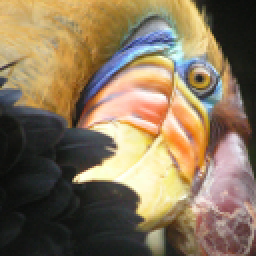
#> input picture Python_Coursera/NinthWeek/bird_small.png, 128 x 128 px (shown 2 times larger)
$ python kmeans_cluster.py
#> lines starting #> are read from the running program, lines starting #| are printed output that depends on the picture
### Python_Coursera/NinthWeek/utils.py
import numpy as np
import matplotlib.pyplot as plt

def load_data():
    X = np.load("data/ex7_X.npy")
#> (reads Python_Coursera/NinthWeek/data/ex7_X.npy from the repository)
    return X

def draw_line(p1, p2, style="-k", linewidth=1):
    plt.plot([p1[0], p2[0]], [p1[1], p2[1]], style, linewidth=linewidth)

def plot_data_points(X, idx):
    # plots data points in X, coloring them so that those with the same
    # index assignments in idx have the same color
    plt.scatter(X[:, 0], X[:, 1], c=idx)

def plot_progress_kMeans(X, centroids, previous_centroids, idx, K, i):
    # Plot the examples
    plot_data_points(X, idx)

    # Plot the centroids as black 'x's
    plt.scatter(centroids[:, 0], centroids[:, 1], marker='x', c='k', linewidths=3)

    # Plot history of the centroids with lines
    for j in range(centroids.shape[0]):
        draw_line(centroids[j, :], previous_centroids[j, :])

    plt.title("Iteration number %d" %i)

### Python_Coursera/NinthWeek/kmeans_cluster.py
import numpy as np
import matplotlib.pyplot as plt
from utils import *

def find_closest_centroids(X, centroids):
    """
    Computes the centroid memberships for every example

    Args:
        X (ndarray): (m, n) Input values
        centroids (ndarray): k centroids

    Returns:
        idx (array_like): (m,) closest centroids

    """

    # Set K
    K = centroids.shape[0]

    idx = np.zeros(X.shape[0], dtype=int)

    for i in range(X.shape[0]):
        # Array to hold distance between X[i] and each centroids[j]
        distance = []
        for j in range(centroids.shape[0]):
            norm_ij = np.linalg.norm(X[i] - centroids[j])
            distance.append(norm_ij)

        idx[i] = np.argmin(distance)

    return idx

# Load an example dataset that we will be using
X = load_data()

print("First five elements of X are:\n", X[:5])
print('The shape of X is:', X.shape)

# Select an initial set of centroids (3 Centroids)
initial_centroids = np.array([[3,3], [6,2], [8,5]])

# Find closest centroids using initial_centroids
idx = find_closest_centroids(X, initial_centroids)

# Print closest centroids for the first three elements
print("First three elements in idx are:", idx[:3])

def compute_centroids(X, idx, K):
    """
    Returns the new centroids by computing the means of the
    data points assigned to each centroid.

    Args:
        X (ndarray):   (m, n) Data points
        idx (ndarray): (m,) Array containing index of closest centroid for each
                       example in X. Concretely, idx[i] contains the index of
                       the centroid closest to example i
        K (int):       number of centroids

    Returns:
        centroids (ndarray): (K, n) New centroids computed
    """
#> called with X = array of shape (300, 2), idx = array of shape (300,), K = 3

    # Useful variables
    m, n = X.shape

    centroids = np.zeros((K, n))

    for i in range(K):
        points = X[idx == i]
        centroids[i] = np.mean(points, axis = 0)

    return centroids

K = 3
centroids = compute_centroids(X, idx, K)

print("The centroids are:", centroids)

def run_kMeans(X, initial_centroids, max_iters=10, plot_progress=False):
    """
    Runs the K-Means algorithm on data matrix X, where each row of X
    is a single example
    """
#> called with X = array of shape (300, 2), initial_centroids = array of shape (3, 2), max_iters = 10, plot_progress = True

    # Initialize values
    m, n = X.shape
    K = initial_centroids.shape[0]
    centroids = initial_centroids
    previous_centroids = centroids
    idx = np.zeros(m)

    # Run K-Means
    for i in range(max_iters):

        #Output progress
        print("K-Means iteration %d/%d" % (i, max_iters-1))

        # For each example in X, assign it to the closest centroid
        idx = find_closest_centroids(X, centroids)

        # Optionally plot progress
        if plot_progress:
            plot_progress_kMeans(X, centroids, previous_centroids, idx, K, i)
            previous_centroids = centroids

        # Given the memberships, compute new centroids
        centroids = compute_centroids(X, idx, K)
    plt.show()
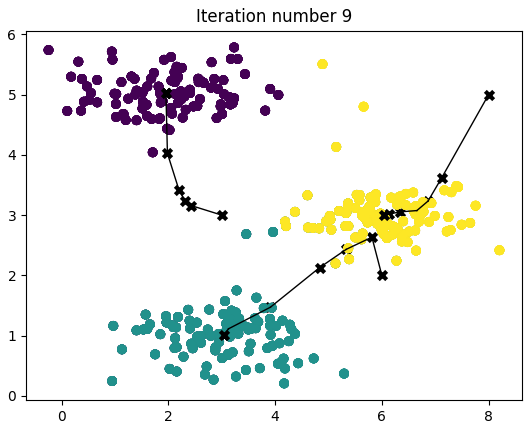
#> figure drawn by matplotlib, 1 panel
    return centroids, idx

# Load an example dataset
X = load_data()

# Set initial centroids
initial_centroids = np.array([[3,3],[6,2],[8,5]])
K = 3

# Number of iterations
max_iters = 10

centroids, idx = run_kMeans(X, initial_centroids, max_iters, plot_progress=True)

def kMeans_init_centroids(X, K):
    """
    This function initializes K centroids that are to be
    used in K-Means on the dataset X

    Args:
        X (ndarray): Data points
        K (int):     number of centroids/clusters

    Returns:
        centroids (ndarray): Initialized centroids
    """

    # Randomly reorder the indices of examples
    randidx = np.random.permutation(X.shape[0])

    # Take the first K examples as centroids
    centroids = X[randidx[:K]]

    return centroids

# Load an image of a bird
original_img = plt.imread('bird_small.png')
#> original_img is the input picture: shape (128, 128, 3) float32; mean R, G, B 0.531, 0.46, 0.358

# Visualizing the image
plt.imshow(original_img)

print("Shape of original_img is:", original_img.shape)
#| Shape of original_img is: (128, 128, 3)

# Divide by 255 so that all values are in the range 0 - 1
original_img = original_img / 255

# Reshape the image into an m x 3 matrix where m = number of pixels
# (in this case m = 128 x 128 = 16384)
# Each row will contain the Red, Green and Blue pixel values
# This gives us our dataset matrix X_img that we will use K-Means on.

X_img = np.reshape(original_img, (original_img.shape[0] * original_img.shape[1], 3))

# Run your K-Means algorithm on this data
K = 16
max_iters = 10

# Using the function you have implemented above.
initial_centroids = kMeans_init_centroids(X_img, K)
#> in kMeans_init_centroids, `centroids = X[randidx[:K]]`: centroids = 16 rows, first 8: [0.00343, 0.00283, 0.00158], [0.000446, 0.000523, 0.000431], [0.00189, 0.00115, 0.000784], [0.00274, 0.00235, 0.00112], [0.00321, 0.00266, 0.00172], [0.0002, 0.000231, 0.000215], [0.00288, 0.00254, 0.0012], [0.00249, 0.00178, 0.0016]
#> initial_centroids has the same summary as centroids in kMeans_init_centroids

# Run K-Means - this takes a couple of minutes
centroids, idx = run_kMeans(X_img, initial_centroids, max_iters)
#> in run_kMeans (call 2), `previous_centroids = centroids`: previous_centroids has the same summary as centroids in kMeans_init_centroids
#> centroids = 16 rows, first 8: [0.00342, 0.0028, 0.00176], [0.000738, 0.00072, 0.00069], [0.00187, 0.00137, 0.000767], [0.00257, 0.00188, 0.00089], [0.00291, 0.00243, 0.00155], [0.000288, 0.000313, 0.000272], [0.0034, 0.00226, 0.00101], [0.00222, 0.00192, 0.00178]; idx = 16384 values, max 15 at index 741, min 0 at index 0, mean 6.89

print("Shape of idx:", idx.shape)
#| Shape of idx: (16384,)
print("Closest centroid for the first five elements:", idx[:5])
#| Closest centroid for the first five elements: [0 0 0 0 0]

# Represent image in terms of indices
X_recovered = centroids[idx, :]

# Reshape recovered image into proper dimensions
X_recovered = np.reshape(X_recovered, original_img.shape)
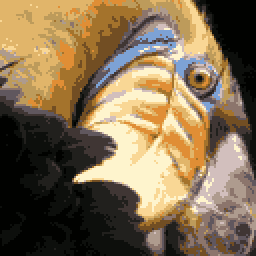
#> X_recovered: shape (128, 128, 3) float64 (shown 2 times larger); mean R, G, B 0.00208, 0.0018, 0.0014; drawn with min black and max white

# Display original image
fig, ax = plt.subplots(1,2, figsize=(8,8))
plt.axis('off')

ax[0].imshow(original_img*255)
ax[0].set_title('Original')
ax[0].set_axis_off()

# Display compressed image
ax[1].imshow(X_recovered*255)
ax[1].set_title('Compressed with %d colours'%K)
ax[1].set_axis_off()
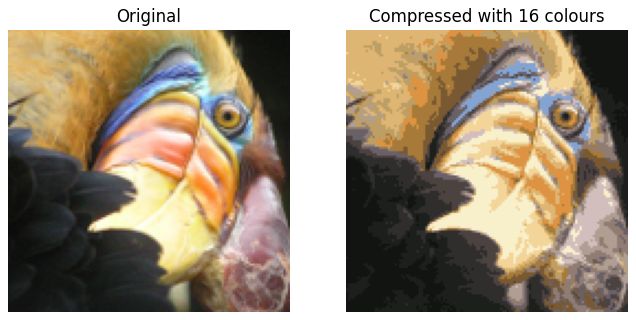
#> figure drawn by matplotlib, 2 panels
